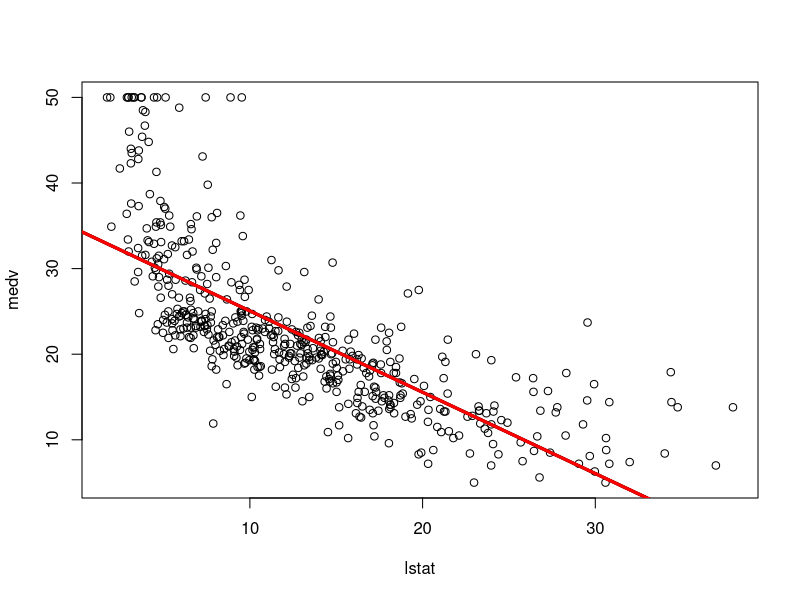
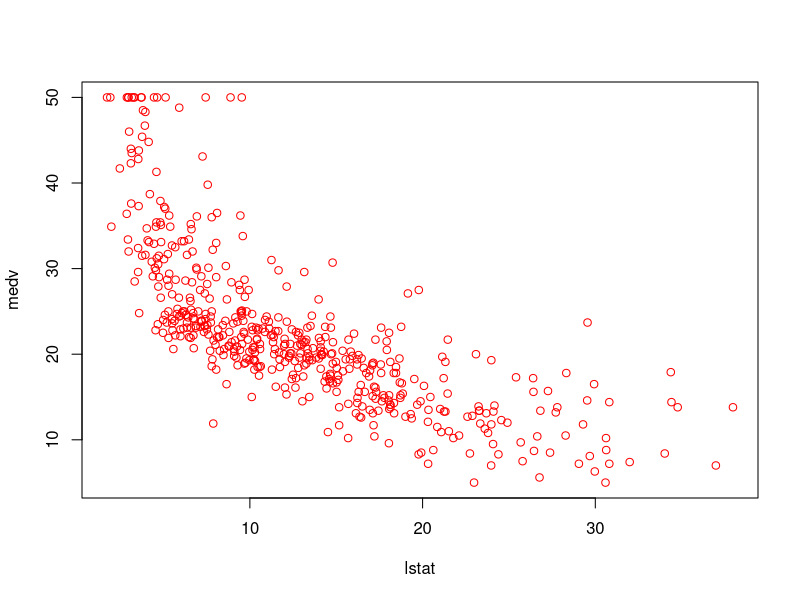
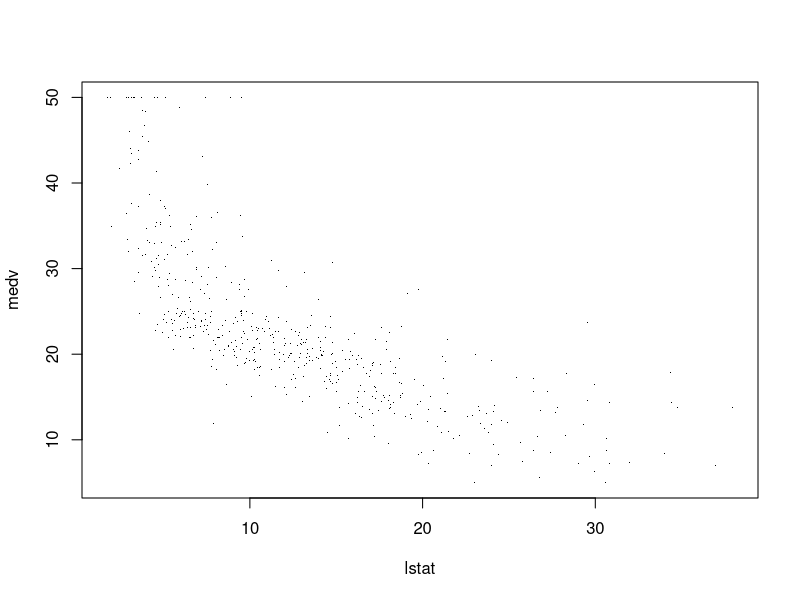
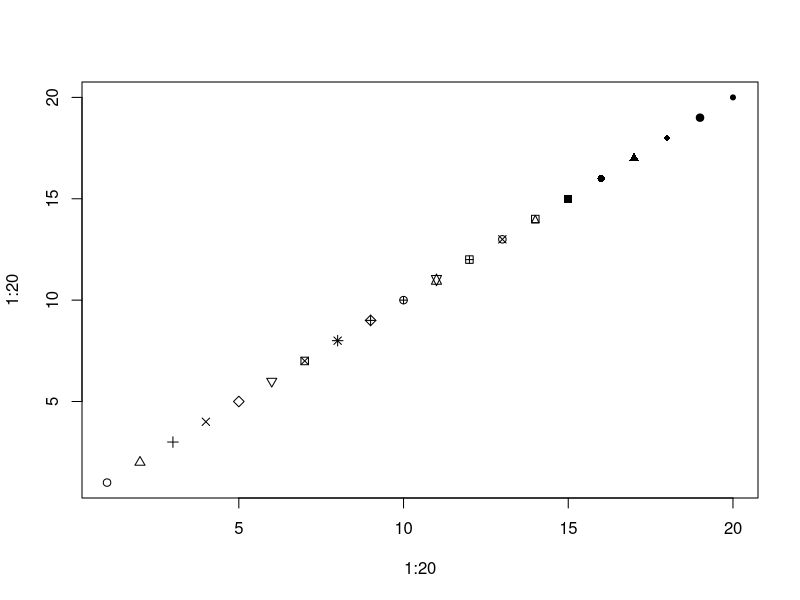
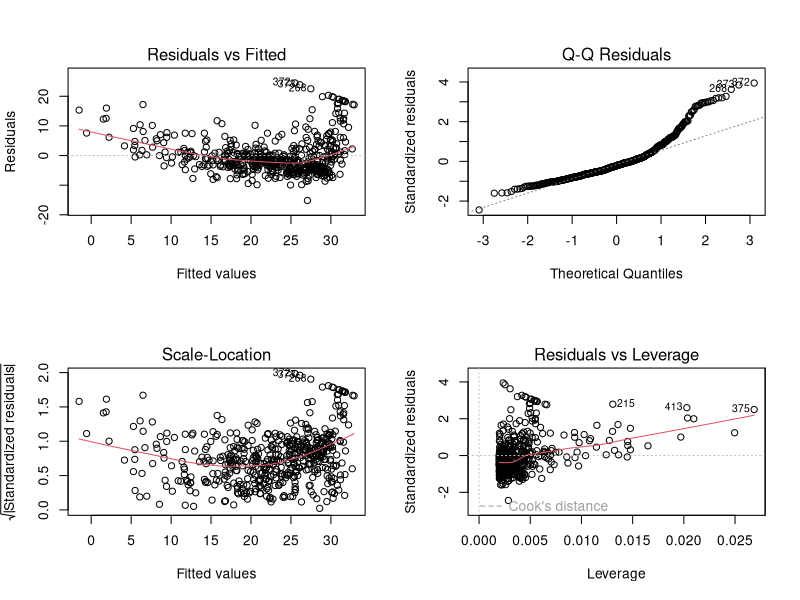

Reproduce these figures in R, in order.
rm(list = ls())

# install.packages("MASS")
library(MASS)
names(Boston)


model = lm(medv ~ lstat, data = Boston)

summary(model)

# Phần dư Residuals: e = y - y_h, trong đó y là giá trị medv thực (được cho trong bộ dữ liệu)
# y_h là giá trị medv được dự đoán trong mô hình

# Bài toán kiểm định: Phần dư có tuân theo phân phối chuẩn không và gtri trung bình của phần dư có bằng 0 ko
shapiro.test(model$residuals) # Kiểm tra phần dư có tuân theo pp chuẩn ko
# H0: Phần dư tuân theo pp chuẩn vs H1: phần dư k tuân theo pp chuẩn
# Do p-value < 2.2e-16 < 0.05 nên bác bỏ H0
# Với mức ý nghĩa 5%, có cơ sở để nói phần dư k tuân theo pp chuẩn

# Nếu phần dư có pp chuẩn thì dùng t.test để kiểm định gttb
t.test(model$residuals, mu = 0)
t.test(model$residuals, mu = 2)

# Nếu phần dư k có pp chuẩn thì dùng wilcox.test để kiểm định gttb
wilcox.test((model$residuals)^2) # H0: E_e = 0 vs H1: E_e != 0

# Hệ số: ước lượng, sai số chuẩn, test thống kê T (t value), p-value (Pr(>|t|))
# Bài toán kiểm định hệ số: medv = a + b * lstat
# Bt 1: H0: a = 0 vs H1: a != 0
# Bt 2: H0: b = 0 vs H1: b != 0

wilcox.test(model$residuals) # nếu e ko chuẩn

# H0: EX = 0 vs H1: EX != 0
lstat = Boston$lstat
medv = Boston$medv
model = lm(medv ~ lstat)
confint(model) #KTC 95% cho các hệ số trong mô hình hồi quy
confint(model, level = 0.99)

predict(model, data.frame (lstat=(c(5, 10, 15))), interval = "confidence") # đưa ra gtri dự đoán

# dev.off()
plot(lstat, medv)
abline(model)
abline(model, lwd=3, col="red")
model$coefficients
abline(model, lwd=3)
abline(model, lwd=3, col="red")
plot(lstat, medv, col="red")
plot(lstat, medv, pch= ".")
plot(1:20, 1:20, pch=1:20)

par(mfrow = c(2,2))
plot(model)
